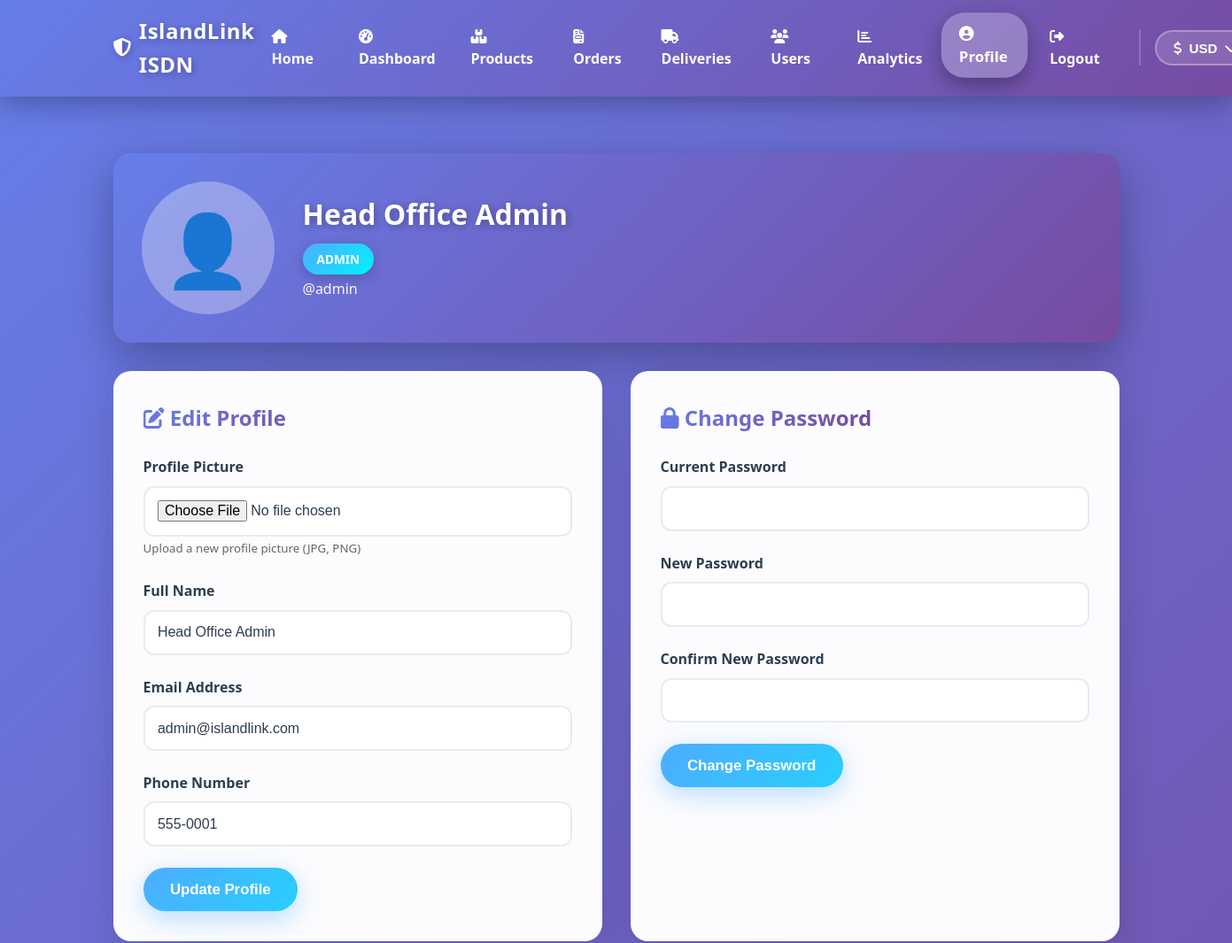
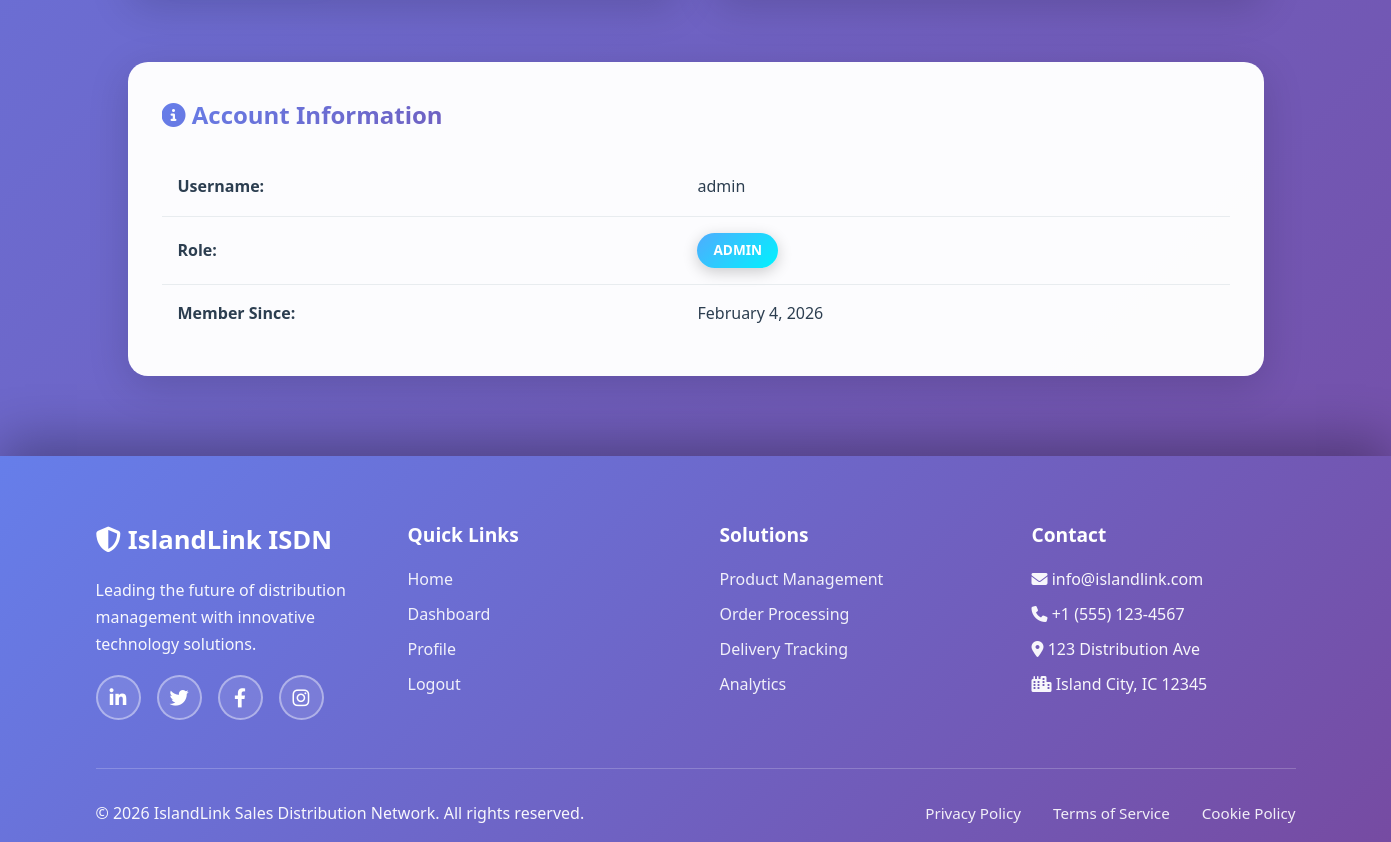
The app's page /profile.php (signed in) with its own data (2 pictures, top to bottom).
### tables this page shows
CREATE TABLE users (
    id INT AUTO_INCREMENT PRIMARY KEY,
    username VARCHAR(50) UNIQUE NOT NULL,
    password VARCHAR(255) NOT NULL,
    role ENUM('admin', 'rdc', 'customer') NOT NULL,
    name VARCHAR(100) NOT NULL,
    email VARCHAR(100),
    phone VARCHAR(20),
    rdc_location VARCHAR(100),
    profile_image VARCHAR(255),
    created_at TIMESTAMP DEFAULT CURRENT_TIMESTAMP
);

### profile.php (the view, shortened to what this page needs)
<?php
require_once 'db.php';
$user_id = $_SESSION['user_id'];
$user_query = "SELECT * FROM users WHERE id=$user_id";
$user_result = mysqli_query($conn, $user_query);
$user = mysqli_fetch_assoc($user_result);
?>
<!DOCTYPE html>
<html lang="en">
<head>
    <link rel="stylesheet" href="https://cdnjs.cloudflare.com/ajax/libs/font-awesome/6.4.0/css/all.min.css">
    <link rel="stylesheet" href="style.css">
</head>
<body>
    <?php include 'navbar.php'; ?>
    <div class="container">
        <div class="profile-header">
            <div class="profile-avatar">
                <?php if(isset($user['profile_image']) && $user['profile_image'] && file_exists($user['profile_image'])): ?>
                    <img src="<?php echo $user['profile_image']; ?>" alt="Profile Picture" class="avatar-large">
                <?php else: ?>
                    <div class="avatar-placeholder-large">👤</div>
                <?php endif; ?>
            </div>
            <div class="profile-info">
                <h1><?php echo htmlspecialchars($user['name']); ?></h1>
                <p><span class="badge"><?php echo strtoupper($user['role']); ?></span></p>
                <p>@<?php echo htmlspecialchars($user['username']); ?></p>
            </div>
        </div>
        <div class="profile-grid">
            <div class="section-card">
                <h2><i class="fas fa-edit"></i> Edit Profile</h2>
                <form method="POST" enctype="multipart/form-data">
                    <div class="form-group">
                        <label>Profile Picture</label>
                        <input type="file" name="profile_image" accept="image/*">
                        <small style="color: #666;">Upload a new profile picture (JPG, PNG)</small>
                    </div>
                    <div class="form-group">
                        <label>Full Name</label>
                        <input type="text" name="name" value="<?php echo htmlspecialchars($user['name']); ?>" required>
                    </div>
                    <div class="form-group">
                        <label>Email Address</label>
                        <input type="email" name="email" value="<?php echo htmlspecialchars($user['email']); ?>" required>
                    </div>
                    <div class="form-group">
                        <label>Phone Number</label>
                        <input type="tel" name="phone" value="<?php echo htmlspecialchars($user['phone']); ?>" required>
                    </div>
                    <button type="submit" name="update_profile" class="btn-primary">Update Profile</button>
                </form>
            </div>
            <div class="section-card">
                <h2><i class="fas fa-lock"></i> Change Password</h2>
                <form method="POST">
                    <div class="form-group">
                        <label>Current Password</label>
                        <input type="password" name="current_password" required>
                    </div>
                    <div class="form-group">
                        <label>New Password</label>
                        <input type="password" name="new_password" required minlength="6">
                    </div>
                    <div class="form-group">
                        <label>Confirm New Password</label>
                        <input type="password" name="confirm_password" required minlength="6">
                    </div>
                    <button type="submit" name="change_password" class="btn-primary">Change Password</button>
                </form>
            </div>
        </div>
        <div class="section-card">
            <h2><i class="fas fa-info-circle"></i> Account Information</h2>
            <table class="info-table">
                <tr>
                    <td><strong>Username:</strong></td>
                    <td><?php echo htmlspecialchars($user['username']); ?></td>
                </tr>
                <tr>
                    <td><strong>Role:</strong></td>
                    <td><span class="badge"><?php echo strtoupper($user['role']); ?></span></td>
                </tr>
                <tr>
                    <td><strong>Member Since:</strong></td>
                    <td><?php echo date('F j, Y', strtotime($user['created_at'])); ?></td>
                </tr>
            </table>
        </div>
    </div>
    <?php include 'footer.php'; ?>
</body>
</html>

### style.css (style rules this page uses)
:root[data-theme="light"] { --bg-gradient: linear-gradient(135deg, #667eea 0%, #764ba2 25%, #f093fb 50%, #4facfe 75%, #00f2fe 100%); --card-bg: rgba(255, 255, 255, 0.98); --text-primary: #2c3e50; --text-secondary: #7f8c8d; --border-color: #e8ecef; --shadow: rgba(0,0,0,0.15); --table-hover: #f8f9fa; }
* { margin: 0; padding: 0; box-sizing: border-box; }
body { font-family: 'Segoe UI', Tahoma, Geneva, Verdana, sans-serif; line-height: 1.6; color: var(--text-primary); background: var(--bg-gradient); background-size: 400% 400%; animation: gradientFlow 20s ease infinite; min-height: 100vh; transition: all 0.4s ease; }
.container { max-width: 1200px; margin: 4rem auto; padding: 0 2rem; }
.section-card { background: var(--card-bg); padding: 2rem; border-radius: 20px; box-shadow: 0 10px 40px var(--shadow); margin-bottom: 2rem; transition: all 0.4s ease; border: 2px solid transparent; animation: cardFadeIn 0.8s ease-out; }
.section-card h2 { background: linear-gradient(135deg, #667eea, #764ba2, #f093fb); -webkit-background-clip: text; -webkit-text-fill-color: transparent; background-clip: text; margin-bottom: 1.5rem; font-weight: 700; }
.badge { display: inline-block; padding: 0.4rem 1rem; border-radius: 25px; font-size: 0.85rem; font-weight: 700; text-transform: uppercase; box-shadow: 0 4px 15px rgba(0,0,0,0.2); animation: badgeFloat 3s ease-in-out infinite; }
.badge { background: linear-gradient(135deg, #4facfe, #00f2fe); color: white; }
.form-group { margin-bottom: 1.5rem; animation: formSlide 0.6s ease-out backwards; }
.form-group:nth-child(1) { animation-delay: 0.1s; }
.form-group:nth-child(2) { animation-delay: 0.2s; }
.form-group:nth-child(3) { animation-delay: 0.3s; }
.form-group:nth-child(4) { animation-delay: 0.4s; }
.form-group label { display: block; margin-bottom: 0.5rem; color: #2c3e50; font-weight: 600; }
.form-group input, .form-group select { width: 100%; padding: 0.9rem; border: 2px solid var(--border-color); border-radius: 12px; font-size: 1rem; transition: all 0.4s cubic-bezier(0.4, 0, 0.2, 1); background: var(--card-bg); color: var(--text-primary); }
.btn-primary, .btn-secondary, .btn-danger { padding: 0.9rem 1.9rem; border: none; border-radius: 50px; font-size: 1.05rem; font-weight: 700; cursor: pointer; transition: all 0.4s cubic-bezier(0.4, 0, 0.2, 1); text-decoration: none; display: inline-block; position: relative; overflow: hidden; }
.btn-primary::before, .btn-secondary::before, .btn-danger::before { content: ''; position: absolute; top: 50%; left: 50%; width: 0; height: 0; border-radius: 50%; background: rgba(255,255,255,0.5); transform: translate(-50%, -50%); transition: width 0.6s, height 0.6s; }
.btn-primary { background: linear-gradient(135deg, #4facfe 0%, #00f2fe 100%); background-size: 200% 200%; animation: buttonShift 5s ease infinite; color: white; box-shadow: 0 8px 30px rgba(79, 172, 254, 0.4); }
.profile-header { background: linear-gradient(135deg, #667eea 0%, #764ba2 50%, #f093fb 100%); background-size: 200% 200%; animation: profileGradient 15s ease infinite; padding: 2rem; border-radius: 20px; box-shadow: 0 15px 50px rgba(0,0,0,0.3); margin-bottom: 2rem; display: flex; align-items: center; gap: 2rem; color: white; animation: profileSlide 0.8s ease-out; }
.profile-avatar { flex-shrink: 0; }
.avatar-placeholder-large { width: 150px; height: 150px; border-radius: 50%; background: rgba(255,255,255,0.3); display: flex; align-items: center; justify-content: center; font-size: 5rem; color: white; animation: avatarPulse 3s ease-in-out infinite; }
.profile-info h1 { color: white; margin-bottom: 0.5rem; text-shadow: 2px 2px 8px rgba(0,0,0,0.3); }
.profile-info p { color: rgba(255,255,255,0.95); margin: 0.25rem 0; }
.profile-grid { display: grid; grid-template-columns: repeat(auto-fit, minmax(400px, 1fr)); gap: 2rem; margin-bottom: 2rem; }
.info-table { width: 100%; border-collapse: collapse; }
.info-table td { padding: 1rem; border-bottom: 1px solid #e8ecef; transition: background 0.3s ease; }
.info-table tr:last-child td { border-bottom: none; }

### records on screen
users: name "Head Office Admin", role "ADMIN", username "admin", email "admin@islandlink.com", phone "555-0001", created_at "February 4, 2026"
